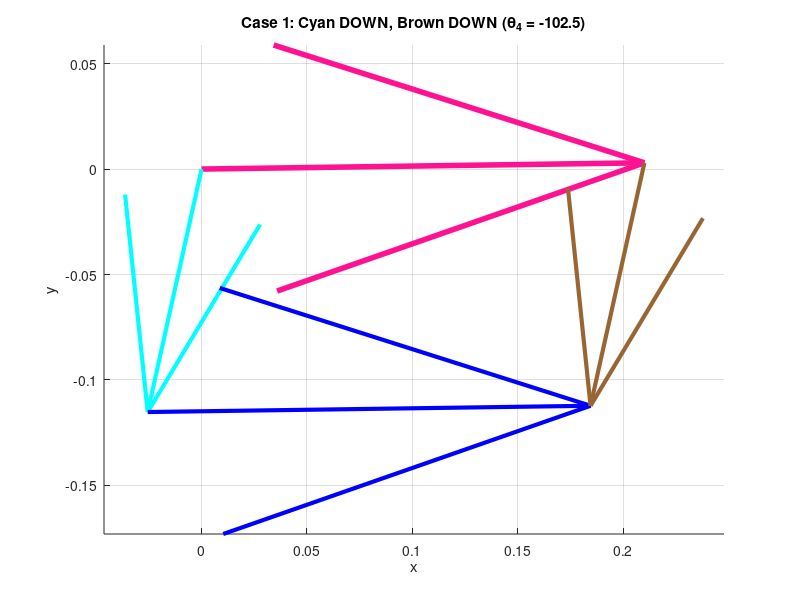
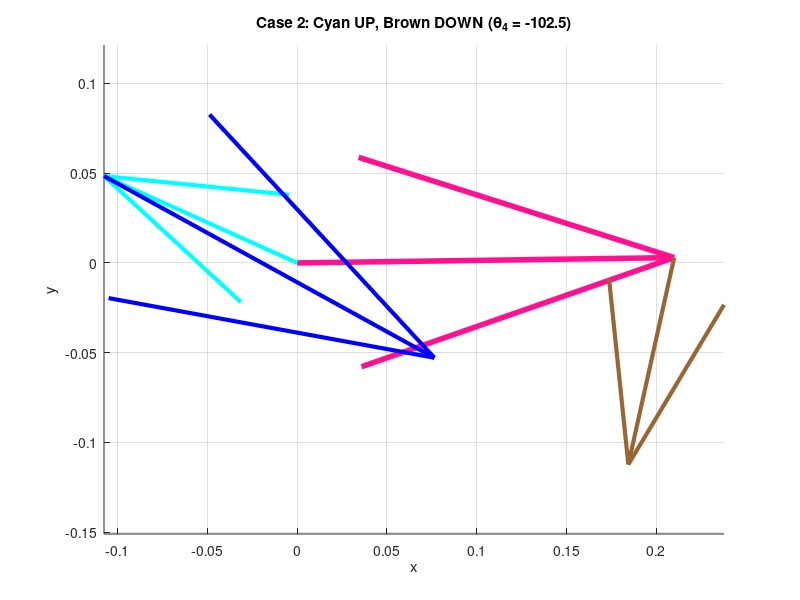

The MATLAB script that drew these images, in order:
clear all
close all
clc

% ==========================================
% 1. PARAMETERS
% ==========================================
L1 = 0.210; % Ground (Pink)
L2 = 0.118; % Crank (Cyan)
L3 = 0.210; % Coupler (Blue)
L4 = 0.118; % Rocker (Brown)

d = L1;
a = L2;
b = L3;
c = L4;

% Ground Offset
theta1_deg = 0.81;
theta1 = deg2rad(theta1_deg);

% ==========================================
% 2. INPUT: Link 4 (Brown)
% ==========================================
% กำหนดให้ Link 4 ชี้ลงล่าง (ตามที่คุณต้องการคืออยู่ใต้เส้นชมพู)
q4_global_deg = -102.5; 
q4 = deg2rad(q4_global_deg) - theta1; % Local Angle

% ==========================================
% 3. CALCULATION (หา q2 จาก q4)
% ==========================================
% K Constants (Swapped a and c for Inverse Kinematics)
K1_inv = d/c; 
K2_inv = d/a; 
K3_inv = (c^2 - b^2 + a^2 + d^2)/(2*c*a); 

% Coefficients A, B, C
A = cos(q4) - K1_inv - K2_inv*cos(q4) + K3_inv;
B = -2*sin(q4);
C = K1_inv - (K2_inv + 1)*cos(q4) + K3_inv;

disc = B^2 - 4*A*C;

% คำนวณ 2 คำตอบที่เป็นไปได้ทางคณิตศาสตร์
root1 = 2*atan((-B - sqrt(disc))/(2*A));
root2 = 2*atan((-B + sqrt(disc))/(2*A));

% --- AUTO SORTING LOGIC (ระบบคัดแยกอัตโนมัติ) ---
% เช็คว่าคำตอบไหนพา Link 2 (สีฟ้า) ขึ้น หรือ ลง
y_check_1 = a * sin(root1 + theta1);
y_check_2 = a * sin(root2 + theta1);

if y_check_1 < 0
    % ถ้า root1 ชี้ลง -> ให้เป็น Case 1 (Down)
    q2_case_down = root1;
    q2_case_up   = root2;
else
    % ถ้า root1 ชี้ขึ้น -> ให้เป็น Case 2 (Up)
    q2_case_down = root2;
    q2_case_up   = root1;
end

% ==========================================
% 4. FIND THETA 3 (Vector Method)
% ==========================================
% วิธีนี้ชัวร์ที่สุด: หา Vector Link 3 จาก (Ground + Link4) - Link2
% Vector R1 (Ground) + R4 (Brown)
Vec_R1_R4 = d*exp(j*0) + c*exp(j*q4); 

% --- CASE 1: Blue Down (สีฟ้าอยู่ล่าง) ---
Vec_R2_Down = a*exp(j*q2_case_down); 
Vec_R3_For_Down = Vec_R1_R4 - Vec_R2_Down; % Vector Link 3
q3_case_down = angle(Vec_R3_For_Down); % ดึงมุมออกมา

% --- CASE 2: Blue Up (สีฟ้าอยู่บน - ตามที่คุณต้องการใน Case 2) ---
Vec_R2_Up = a*exp(j*q2_case_up);
Vec_R3_For_Up = Vec_R1_R4 - Vec_R2_Up; % Vector Link 3
q3_case_up = angle(Vec_R3_For_Up); % ดึงมุมออกมา

% แปลงเป็น Global Degree
q2_glob_down = rad2deg(q2_case_down + theta1);
q3_glob_down = rad2deg(q3_case_down + theta1);

q2_glob_up   = rad2deg(q2_case_up + theta1);
q3_glob_up   = rad2deg(q3_case_up + theta1);


% ==========================================
% 5. PLOTTING
% ==========================================
% Colors
color_Pink = [1, 0.07, 0.57];
color_Cyan = [0, 1, 1];
color_Blue = [0, 0, 1];
color_Brown = [0.6, 0.4, 0.2];

RO4O2 = d*exp(j*theta1); 
O4x = real(RO4O2); O4y = imag(RO4O2);

% --- Vector Set 1 (Down) ---
RA_D = a*exp(j*(q2_case_down + theta1));
RBA_D = b*exp(j*(q3_case_down + theta1));
RBO4_D = c*exp(j*(q4 + theta1));

Ax_D = real(RA_D); Ay_D = imag(RA_D);
Bx_D = real(RA_D + RBA_D); By_D = imag(RA_D + RBA_D);
O4B_D_x = real(RBO4_D); O4B_D_y = imag(RBO4_D); % เช็คปลายลิ้งค์ 4

% --- Vector Set 2 (Up) ---
RA_U = a*exp(j*(q2_case_up + theta1));
RBA_U = b*exp(j*(q3_case_up + theta1));
RBO4_U = c*exp(j*(q4 + theta1));

Ax_U = real(RA_U); Ay_U = imag(RA_U);
Bx_U = real(RA_U + RBA_U); By_U = imag(RA_U + RBA_U);
O4B_U_x = real(RBO4_U); O4B_U_y = imag(RBO4_U); 

% --- FIGURE 1: Case 1 (สีฟ้าอยู่ล่าง / น้ำตาลอยู่ล่าง) ---
figure(1); hold on;
% Ground
quiver(0, 0, O4x, O4y, 0, 'Color', color_Pink, 'LineWidth', 4, 'MaxHeadSize', 0.5);
% Link 2 (Cyan)
quiver(0, 0, Ax_D, Ay_D, 0, 'Color', color_Cyan, 'LineWidth', 3, 'MaxHeadSize', 0.5);
% Link 3 (Blue)
quiver(Ax_D, Ay_D, Bx_D-Ax_D, By_D-Ay_D, 0, 'Color', color_Blue, 'LineWidth', 3, 'MaxHeadSize', 0.5);
% Link 4 (Brown)
quiver(O4x, O4y, O4B_D_x, O4B_D_y, 0, 'Color', color_Brown, 'LineWidth', 3, 'MaxHeadSize', 0.5);
axis equal; grid on;
title(['Case 1: Cyan DOWN, Brown DOWN (\theta_4 = ' num2str(q4_global_deg) ')']);
xlabel('x'); ylabel('y');


% --- FIGURE 2: Case 2 (สีฟ้าอยู่บน / น้ำตาลอยู่ล่าง) ---
figure(2); hold on;
% Ground
quiver(0, 0, O4x, O4y, 0, 'Color', color_Pink, 'LineWidth', 4, 'MaxHeadSize', 0.5);
% Link 2 (Cyan) - อันนี้คืออันที่อยู่บน
quiver(0, 0, Ax_U, Ay_U, 0, 'Color', color_Cyan, 'LineWidth', 3, 'MaxHeadSize', 0.5);
% Link 3 (Blue)
quiver(Ax_U, Ay_U, Bx_U-Ax_U, By_U-Ay_U, 0, 'Color', color_Blue, 'LineWidth', 3, 'MaxHeadSize', 0.5);
% Link 4 (Brown)
quiver(O4x, O4y, O4B_U_x, O4B_U_y, 0, 'Color', color_Brown, 'LineWidth', 3, 'MaxHeadSize', 0.5);
axis equal; grid on;
title(['Case 2: Cyan UP, Brown DOWN (\theta_4 = ' num2str(q4_global_deg) ')']);
xlabel('x'); ylabel('y');

% Display
fprintf('--- Results ---\n');
fprintf('Case 1 (Down): Theta 2 = %.4f, Theta 3 = %.4f\n', q2_glob_down, q3_glob_down);
fprintf('Case 2 (Up)  : Theta 2 = %.4f, Theta 3 = %.4f\n', q2_glob_up, q3_glob_up);
